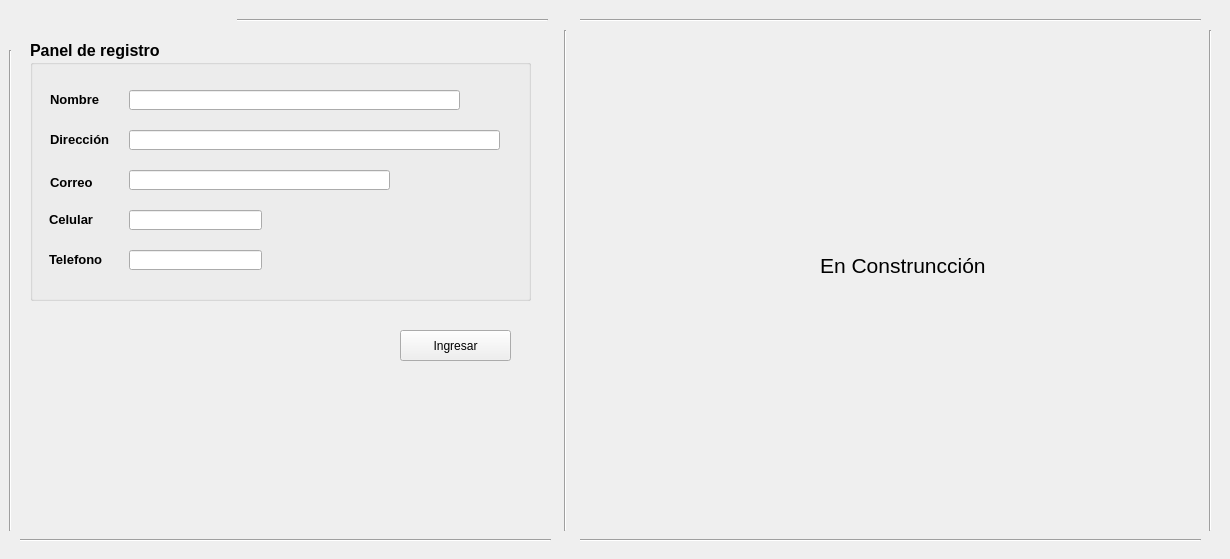
    <widget class="QWidget" name="RegistroPersonas">
     <attribute name="title">
      <string>Registro de Personas</string>
     </attribute>
     <widget class="QGroupBox" name="groupBox">
      <property name="geometry">
       <rect>
        <x>30</x>
        <y>40</y>
        <width>501</width>
        <height>261</height>
       </rect>
      </property>
      <property name="font">
       <font>
        <family>Microsoft YaHei UI</family>
        <pointsize>12</pointsize>
        <weight>75</weight>
        <bold>true</bold>
       </font>
      </property>
      <property name="cursor">
       <cursorShape>IBeamCursor</cursorShape>
      </property>
      <property name="title">
       <string>Panel de registro</string>
      </property>
      <widget class="QLabel" name="label_6">
       <property name="geometry">
        <rect>
         <x>20</x>
         <y>133</y>
         <width>71</width>
         <height>19</height>
        </rect>
       </property>
       <property name="font">
        <font>
         <family>Microsoft YaHei UI</family>
         <pointsize>10</pointsize>
         <weight>75</weight>
         <bold>true</bold>
        </font>
       </property>
       <property name="text">
        <string>Correo</string>
       </property>
      </widget>
      <widget class="QLabel" name="label_8">
       <property name="geometry">
        <rect>
         <x>19</x>
         <y>170</y>
         <width>71</width>
         <height>19</height>
        </rect>
       </property>
       <property name="font">
        <font>
         <family>Microsoft YaHei UI</family>
         <pointsize>10</pointsize>
         <weight>75</weight>
         <bold>true</bold>
        </font>
       </property>
       <property name="text">
        <string>Celular</string>
       </property>
      </widget>
      <widget class="QLineEdit" name="lineEdit_5">
       <property name="geometry">
        <rect>
         <x>99</x>
         <y>210</y>
         <width>133</width>
         <height>20</height>
        </rect>
       </property>
       <property name="font">
        <font>
         <family>Microsoft YaHei UI</family>
         <pointsize>10</pointsize>
         <weight>50</weight>
         <bold>false</bold>
        </font>
       </property>
      </widget>
      <widget class="QLineEdit" name="lineEdit">
       <property name="geometry">
        <rect>
         <x>99</x>
         <y>50</y>
         <width>331</width>
         <height>20</height>
        </rect>
       </property>
       <property name="font">
        <font>
         <family>Microsoft YaHei UI</family>
         <pointsize>10</pointsize>
         <weight>50</weight>
         <bold>false</bold>
        </font>
       </property>
      </widget>
      <widget class="QLabel" name="label_5">
       <property name="geometry">
        <rect>
         <x>20</x>
         <y>90</y>
         <width>71</width>
         <height>19</height>
        </rect>
       </property>
       <property name="font">
        <font>
         <family>Microsoft YaHei UI</family>
         <pointsize>10</pointsize>
         <weight>75</weight>
         <bold>true</bold>
        </font>
       </property>
       <property name="text">
        <string>Dirección</string>
       </property>
      </widget>
      <widget class="QLabel" name="label_7">
       <property name="geometry">
        <rect>
         <x>19</x>
         <y>210</y>
         <width>71</width>
         <height>19</height>
        </rect>
       </property>
       <property name="font">
        <font>
         <family>Microsoft YaHei UI</family>
         <pointsize>10</pointsize>
         <weight>75</weight>
         <bold>true</bold>
        </font>
       </property>
       <property name="text">
        <string>Telefono</string>
       </property>
      </widget>
      <widget class="QLineEdit" name="lineEdit_4">
       <property name="geometry">
        <rect>
         <x>99</x>
         <y>170</y>
         <width>133</width>
         <height>20</height>
        </rect>
       </property>
       <property name="font">
        <font>
         <family>Microsoft YaHei UI</family>
         <pointsize>10</pointsize>
         <weight>50</weight>
         <bold>false</bold>
        </font>
       </property>
      </widget>
      <widget class="QLineEdit" name="lineEdit_2">
       <property name="geometry">
        <rect>
         <x>99</x>
         <y>90</y>
         <width>371</width>
         <height>20</height>
        </rect>
       </property>
       <property name="font">
        <font>
         <family>Microsoft YaHei UI</family>
         <pointsize>10</pointsize>
         <weight>50</weight>
         <bold>false</bold>
        </font>
       </property>
      </widget>
      <widget class="QLabel" name="label_4">
       <property name="geometry">
        <rect>
         <x>20</x>
         <y>50</y>
         <width>71</width>
         <height>19</height>
        </rect>
       </property>
       <property name="font">
        <font>
         <family>Microsoft YaHei UI</family>
         <pointsize>10</pointsize>
         <weight>75</weight>
         <bold>true</bold>
        </font>
       </property>
       <property name="text">
        <string>Nombre</string>
       </property>
      </widget>
      <widget class="QLineEdit" name="lineEdit_3">
       <property name="geometry">
        <rect>
         <x>99</x>
         <y>130</y>
         <width>261</width>
         <height>20</height>
        </rect>
       </property>
       <property name="font">
        <font>
         <family>Microsoft YaHei UI</family>
         <pointsize>10</pointsize>
         <weight>50</weight>
         <bold>false</bold>
        </font>
       </property>
      </widget>
     </widget>
     <widget class="Line" name="line">
      <property name="geometry">
       <rect>
        <x>550</x>
        <y>30</y>
        <width>31</width>
        <height>501</height>
       </rect>
      </property>
      <property name="orientation">
       <enum>Qt::Vertical</enum>
      </property>
     </widget>
     <widget class="Line" name="line_2">
      <property name="geometry">
       <rect>
        <x>237</x>
        <y>10</y>
        <width>311</width>
        <height>20</height>
       </rect>
      </property>
      <property name="orientation">
       <enum>Qt::Horizontal</enum>
      </property>
     </widget>
     <widget class="Line" name="line_3">
      <property name="geometry">
       <rect>
        <x>0</x>
        <y>50</y>
        <width>20</width>
        <height>481</height>
       </rect>
      </property>
      <property name="orientation">
       <enum>Qt::Vertical</enum>
      </property>
     </widget>
     <widget class="Line" name="line_4">
      <property name="geometry">
       <rect>
        <x>20</x>
        <y>530</y>
        <width>531</width>
        <height>20</height>
       </rect>
      </property>
      <property name="orientation">
       <enum>Qt::Horizontal</enum>
      </property>
     </widget>
     <widget class="QPushButton" name="Boton_Ingresar">
      <property name="geometry">
       <rect>
        <x>400</x>
        <y>330</y>
        <width>111</width>
        <height>31</height>
       </rect>
      </property>
      <property name="text">
       <string>Ingresar</string>
      </property>
     </widget>
     <widget class="Line" name="line_5">
      <property name="geometry">
       <rect>
        <x>580</x>
        <y>10</y>
        <width>621</width>
        <height>20</height>
       </rect>
      </property>
      <property name="orientation">
       <enum>Qt::Horizontal</enum>
      </property>
     </widget>
     <widget class="Line" name="line_6">
      <property name="geometry">
       <rect>
        <x>1200</x>
        <y>30</y>
        <width>21</width>
        <height>501</height>
       </rect>
      </property>
      <property name="orientation">
       <enum>Qt::Vertical</enum>
      </property>
     </widget>
     <widget class="Line" name="line_7">
      <property name="geometry">
       <rect>
        <x>580</x>
        <y>530</y>
        <width>621</width>
        <height>20</height>
       </rect>
      </property>
      <property name="orientation">
       <enum>Qt::Horizontal</enum>
      </property>
     </widget>
     <widget class="QLabel" name="label_14">
      <property name="geometry">
       <rect>
        <x>820</x>
        <y>180</y>
        <width>171</width>
        <height>171</height>
       </rect>
      </property>
      <property name="font">
       <font>
        <pointsize>16</pointsize>
       </font>
      </property>
      <property name="text">
       <string>En Construncción</string>
      </property>
     </widget>
    </widget>
